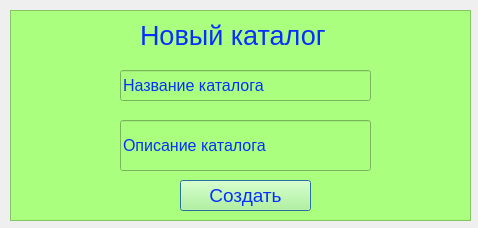
<?xml version="1.0" encoding="UTF-8"?>
<ui version="4.0">
 <class>NewCat</class>
 <widget class="QDialog" name="NewCat">
  <property name="geometry">
   <rect>
    <x>0</x>
    <y>0</y>
    <width>478</width>
    <height>228</height>
   </rect>
  </property>
  <property name="windowTitle">
   <string>Новый каталог</string>
  </property>
  <widget class="QFrame" name="frame">
   <property name="geometry">
    <rect>
     <x>10</x>
     <y>10</y>
     <width>461</width>
     <height>211</height>
    </rect>
   </property>
   <property name="styleSheet">
    <string notr="true">background-color:rgb(170, 255, 127);
color: rgb(6, 48, 255);</string>
   </property>
   <property name="frameShape">
    <enum>QFrame::StyledPanel</enum>
   </property>
   <property name="frameShadow">
    <enum>QFrame::Raised</enum>
   </property>
   <widget class="QLabel" name="label">
    <property name="geometry">
     <rect>
      <x>130</x>
      <y>10</y>
      <width>191</width>
      <height>31</height>
     </rect>
    </property>
    <property name="font">
     <font>
      <pointsize>20</pointsize>
     </font>
    </property>
    <property name="text">
     <string>Новый каталог</string>
    </property>
   </widget>
   <widget class="QLineEdit" name="katalog">
    <property name="geometry">
     <rect>
      <x>110</x>
      <y>60</y>
      <width>251</width>
      <height>31</height>
     </rect>
    </property>
    <property name="font">
     <font>
      <pointsize>12</pointsize>
     </font>
    </property>
    <property name="text">
     <string>Название каталога</string>
    </property>
   </widget>
   <widget class="QPushButton" name="pushButton">
    <property name="geometry">
     <rect>
      <x>170</x>
      <y>170</y>
      <width>131</width>
      <height>31</height>
     </rect>
    </property>
    <property name="font">
     <font>
      <pointsize>14</pointsize>
     </font>
    </property>
    <property name="text">
     <string>Создать</string>
    </property>
   </widget>
   <widget class="QLineEdit" name="opisanie">
    <property name="geometry">
     <rect>
      <x>110</x>
      <y>110</y>
      <width>251</width>
      <height>51</height>
     </rect>
    </property>
    <property name="font">
     <font>
      <pointsize>12</pointsize>
     </font>
    </property>
    <property name="text">
     <string>Описание каталога</string>
    </property>
   </widget>
  </widget>
 </widget>
 <resources/>
 <connections/>
</ui>
